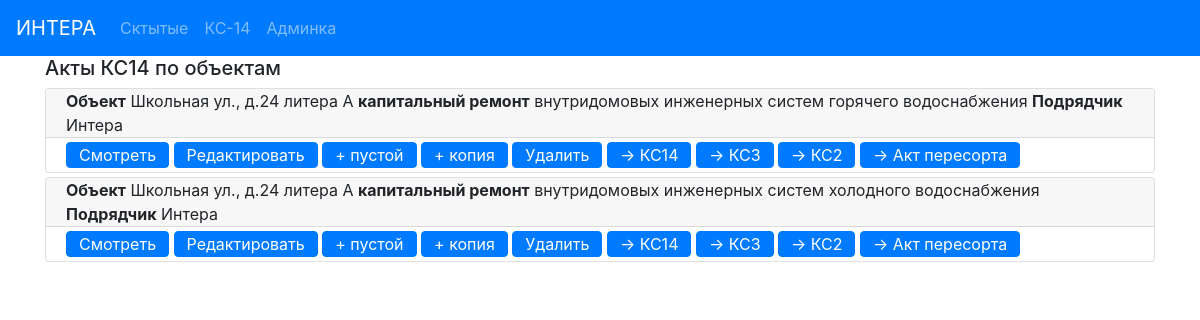
Page /ks14base/ on the earlier database version.
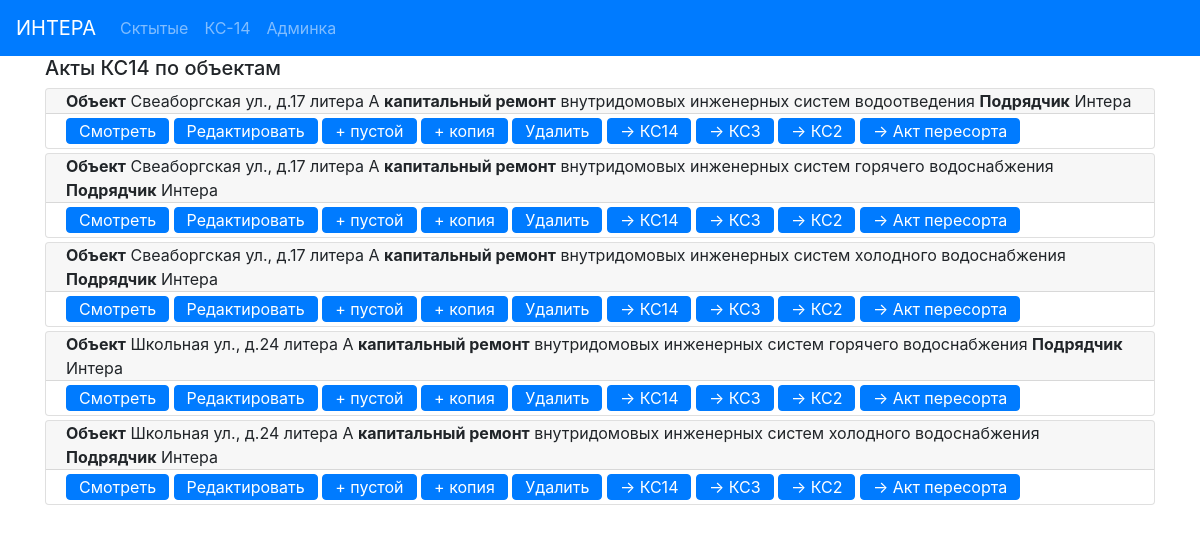
Same page on the later database version.
### ks14base/models.py (models this page shows, shortened)
class Ks14Act (models.Model):
    address = models.CharField(max_length = 100, verbose_name = 'Адрес')
    district_prepositional = models.CharField(max_length = 20, verbose_name = 'Район (предл падеж)')
    system_genitive = models.CharField(max_length = 100, verbose_name = 'система (род падеж)')
    contract_number = models.CharField(max_length=40, verbose_name = '№ Контракта')
    contract_date = models.CharField(max_length=20, verbose_name= 'Дата контракта')
    begin_contract_date = models.CharField(max_length = 20, verbose_name= 'Начало по контракту')
    end_contract_date = models.CharField(max_length = 20, verbose_name= 'Конец по контракту')
    begin_fact_date = models.CharField(max_length = 20, verbose_name= 'Начало по факту')
    act_date = models.CharField(max_length=20, verbose_name='Дата Акта')
    summa = models.CharField(max_length = 20, verbose_name= 'Сумма контракта')
    volume = models.CharField(max_length = 30, verbose_name= 'Объем с ед изм')
    telephonogramm_date = models.CharField(max_length=20, verbose_name='Дата телефонограммы')
    act_number = models.CharField(max_length=1, verbose_name='Номер Акта')
    contractor = models.CharField(max_length=20, verbose_name='Подрядчик без кавычек')
    contractor_address = models.CharField(max_length = 100, verbose_name='Адрес подрядчика')
    contractor_OKPO = models.CharField(max_length=8, verbose_name='ОКПО подрядчика')
    contractor_delegate = models.CharField(max_length = 20, verbose_name= 'Предст. подр.')
    contractor_delegate_genitive = models.CharField(max_length=50, verbose_name='Предст. подр.(род падеж)')
    UK_full = models.CharField(max_length=120, verbose_name='УК полное')
    UK_delegate = models.CharField(max_length = 20, verbose_name= 'Предст. УК')
    UK_delegate_genitive = models.CharField(max_length=50, verbose_name='Предст. УК (род падеж)')
    UK_position_genitive = models.CharField(max_length=100, verbose_name='Должность Предст. УК (род падеж)')
    UK_decree_genitive = models.CharField(max_length=100, verbose_name='Основание УК (род падеж)')
    supervisor_OSK_number = models.CharField(max_length=2, verbose_name='инженера ОСК№')
    supervisor_delegate = models.CharField(max_length = 20, verbose_name= 'Представитель Заказчика')
    supervisor_delegate_genitive = models.CharField(max_length=50, verbose_name='Представитель заказчика (род падеж)')
    supervisor_decree_genitive = models.CharField(max_length=40, verbose_name = 'Основание заказчика (род падеж')
    supervisor_decree_dative = models.CharField(max_length=40, verbose_name = 'Основание заказчика (дательн падеж')
    administration_order = models.CharField(max_length=100, verbose_name = 'по распоряжению администр.',
                                            blank = True)
    owner_delegate_position = models.CharField(max_length=150, verbose_name='Должность предст. собственника',
                                               blank=True)
    owner_delegate = models.CharField(max_length=30, verbose_name= 'Представитель Собственника', blank = True)
    owner_delegate_genitive = models.CharField(max_length = 30, verbose_name='Предст. Собственника (род падеж)',
                                               blank=True)
    owner_delegate_decree = models.CharField(max_length=100, verbose_name='Основание предст. собств.', blank = True)
    owner_delegate_decree_genitive = models.CharField(max_length=100, verbose_name='Основание предст. собств. (род. падеж)',
                                                      blank=True)
    administration_delegate_position = models.CharField(max_length = 150, verbose_name= 'Должн. предст. адм.')
    administration_delegate_decree = models.CharField(max_length = 50, verbose_name= 'Основание предст. адм.')
    administration_delegate = models.CharField(max_length = 20, verbose_name= 'Предст. Адм.')
    class Meta:
        verbose_name = 'Финдоки '
        verbose_name_plural = 'Финдоки'

### ks14base/views.py (the view)
# urls.py: path('', ks14_list, name='ks14_list_url'),
def ks14_list(request):
    objs = Ks14Act.objects.order_by("-id")
    return render(request, 'ks14base/ks14list.html',
                  context={'objects': objs})

### ks14base/templates/ks14base/ks14list.html
{% extends 'base.html' %}
{% block mycontent %}
    <div class="container">
        <h5>Акты КС14 по объектам</h5>
    </div>
    <div class="container">
    {% for obj in objects %}
        <div class="card my-1">
          <div class="card-header py-0 ">
              <b>Объект</b> {{ obj.address }} <b>капитальный ремонт</b> {{ obj.system_genitive }} <b>Подрядчик</b> {{ obj.contractor }}
          </div>
          <div class="card-body py-0">
            <a href="{% url 'ks14_object_detail_url' obj.pk %}" class="btn btn-primary my-1 py-0">Смотреть</a>
            <a href="{% url 'ks14_object_edit_url' obj.pk %}" class="btn btn-primary  my-1 py-0">Редактировать</a>
            <a href="#" class="btn btn-primary  my-1 py-0">+ пустой</a>
            <a href="{% url 'ks14_copy_url' obj.pk %}" class="btn btn-primary  my-1 py-0">+ копия</a>
            <a href="{% url 'ks14_delete_url' obj.pk %}" class="btn btn-primary  my-1 py-0">Удалить</a>
            <a href="{% url 'make_ks14_docx' obj.pk %}" class="btn btn-primary  my-1 py-0">-> КС14</a>
            <a href="{% url 'make_ks3_xlsx' obj.pk %}" class="btn btn-primary  my-1 py-0">-> КС3</a>
            <a href="{% url 'make_ks2_xlsx' obj.pk %}" class="btn btn-primary  my-1 py-0">-> КС2</a>
            <a href="{% url 'make_peresort' obj.pk %}" class="btn btn-primary  my-1 py-0">-> Акт пересорта</a>
          </div>
        </div>
    {% endfor %}
    </div>
{% endblock %}

Differences in the rows shown:
added Ks14Act: address "Свеаборгская ул., д.17 литера А", system_genitive "внутридомовых инженерных систем водоотведения", contractor "Интера"
added Ks14Act: address "Свеаборгская ул., д.17 литера А", system_genitive "внутридомовых инженерных систем горячего водоснабжения", contractor "Интера"
added Ks14Act: address "Свеаборгская ул., д.17 литера А", system_genitive "внутридомовых инженерных систем холодного водоснабжения", contractor "Интера"
